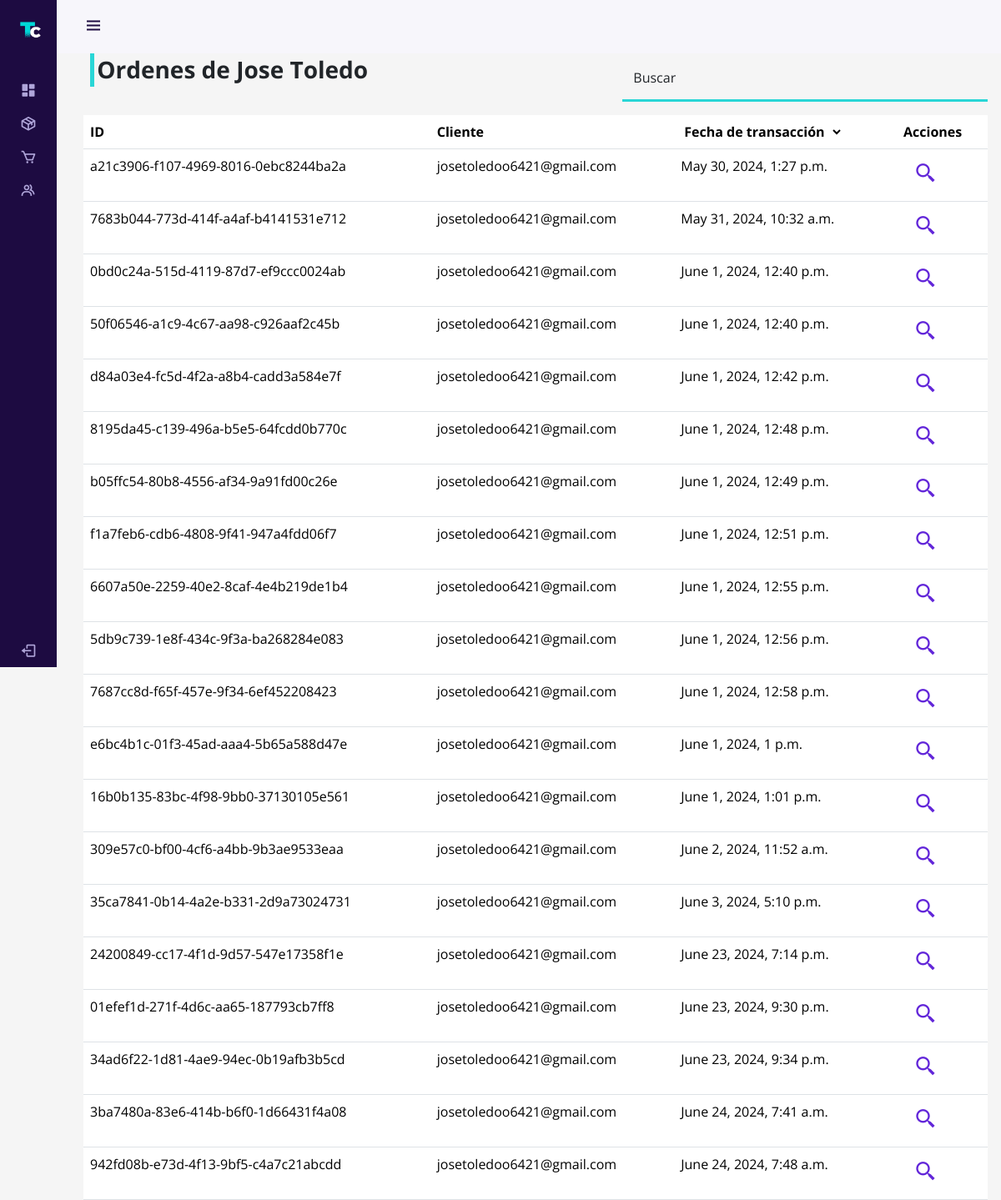
/administration/ordersusers/21.801.228-0/ (signed in), run on the app's committed database.
### auth_user/models.py (models this page shows)
class User(AbstractBaseUser, PermissionsMixin):
    email = models.EmailField(unique=True)
    rut = models.CharField(max_length=12, unique=True, primary_key=True, verbose_name='RUT')
    first_name = models.CharField(max_length=30)
    last_name = models.CharField(max_length=30)
    is_staff = models.BooleanField(default=False)
    is_active = models.BooleanField(default=True)
    is_superuser = models.BooleanField(default=False)
    objects = CustomUserManager()
    USERNAME_FIELD = 'email'
    EMAIL_FIELD = 'email'
    REQUIRED_FIELDS = []
    class Meta:
        verbose_name = 'User'
        verbose_name_plural = 'Users'
    def get_full_name(self):
        return f'{self.first_name} {self.last_name}'

### store/models.py (models this page shows, shortened)
class Recipe(models.Model):
    id = models.UUIDField(primary_key=True, default=uuid.uuid4, editable=False)
    client = models.ForeignKey(User, on_delete=models.CASCADE)
    created_at = models.DateTimeField(auto_now_add=True)
    complete = models.BooleanField(default=False)
    transaction_id = models.CharField(max_length=100, null=True)
    @property
    def get_cart_total(self):
        recipeDetails = self.recipedetails_set.all()
        total = sum([item.product.price * item.quantity for item in recipeDetails])
        return total
    @property
    def get_cart_items(self):
        recipeDetails = self.recipedetails_set.all()
        total = sum([item.quantity for item in recipeDetails])
        return total

### auth_user/views.py (the view)
# urls.py: path('administration/ordersusers/<str:id>/', views.userorders, name='dash-ordersusers'),
@login_required
@permission_required('auth_user.view_user', raise_exception=True)
def userorders(request, id):
    user = User.objects.get(rut=id)
    orders = Recipe.objects.filter(complete=True, client=user ).all()
    orderByDate = request.GET.get('orderByDate')
    if orderByDate is not None:
        if orderByDate == 'asc':
            orders = orders.order_by('created_at')
        elif orderByDate == 'desc':
            orders = orders.order_by('-created_at')
    context = {'orders' : orders, 'user': user}
    return render(request, 'auth_user/admin/ordersusers.html', context)

### store/views.py (called while the page is built)
def cart_data(request):
    if request.user.is_authenticated:
        recipe, created = Recipe.objects.get_or_create(client=request.user, complete=False)
        items = recipe.recipedetails_set.all()
        cartItems = recipe.get_cart_items
    else:
        items = []
        recipe = {'get_cart_total':0, 'get_cart_items':0}
        cartItems = recipe['get_cart_items']
    return {'cartItems': cartItems, 'items': items, 'recipe': recipe}

### auth_user/templates/auth_user/admin/ordersusers.html (shortened to what this page needs)
{% extends "auth_user/admin/template.html" %}
{% load static %}
{%load humanize%}
{% block sources%}
<link rel="stylesheet" href="{% static 'css/auth.css'%}">
{% endblock sources%}
{% block content %}
<div class="row">
  <div class="col-md-7">
    <h5 class="product-header fw-bold fs-3">Ordenes de {{user.get_full_name}}</h5>
  </div>
  <div class="col-md-5">
    <div class="form-floating mb-3">
      <input type="text" class="form-control border-0 border-bottom rounded-0 bg-transparent" name="search" id="search" placeholder="name" required onkeyup="searchOrder()">
      <label for="name">Buscar</label>
  </div>
  </div>
</div>
<table class="table ">
    <thead>
      <tr>
        <th scope="col">ID</th>
        <th scope="col">Cliente</th>
        <th scope="col">
          <form action="" method="get" id="orderForm">
            <select name="orderByDate" id="orderByDate" class="border-0 bg-transparent fw-bold">
              <option selected >Fecha de transacción</option>
            </select>
          </form></th>
        <th scope="col">Acciones</th>
      </tr>
    </thead>
    <tbody id="order-table">
    {% for u in orders %}
      <tr scope="row">
        <td>{{ u.id }}</td>
        <td>{{ u.client }}</td>
        <td>{{ u.created_at }}</td>
        <td><button type="button" class="btn" data-bs-toggle="modal" data-bs-target="#{{u.id}}modal">
          <i class='bx bx-search-alt-2 fs-3 color-secondary animate-spin'></i>
          </button></td>
      </tr>
    {% endfor %}
    </tbody>
  </table>
{% endblock content %}

### static/css/global.css (style rules this page uses)
* { font-family: "Open Sans", sans-serif; scroll-behavior: smooth; }
body, #body { background-color: #f5f5f5; }
.color-secondary { color: #6226d9 !important; }
.product-header { display: block; border-left: 5px solid #29d6d6; padding: 0.2rem; font-weight: 800; margin-left: 0.5rem; }

### static/css/admin.css (style rules this page uses)
:root { --header-height: 3rem; --nav-width: 68px; --first-color: #1d0b41; --first-color-light: #afa5d9; --white-color: #f7f6fb; --body-font: "Open Sans", sans-serif; --normal-font-size: 1rem; --z-fixed: 100; }
body { position: relative; margin: var(--header-height) 0 0 0; padding: 0 1rem; font-family: var(--body-font); font-size: var(--normal-font-size); transition: 0.5s; }
@media screen and (min-width: 768px) { body { margin: calc(var(--header-height) + 1rem) 0 0 0; padding-left: calc(var(--nav-width) + 2rem); } }

### static/css/auth.css (style rules this page uses)
.form-control { border-color: #29d6d6 !important; border-width: 3px !important; }
label::after { background-color: transparent !important; }

### data on the page
Recipe: id "a21c3906-f107-4969-8016-0ebc8244ba2a", client "josetoledoo6421@gmail.com", created_at "May 30, 2024, 1:27 p.m."
Recipe: id "7683b044-773d-414f-a4af-b4141531e712", client "josetoledoo6421@gmail.com", created_at "May 31, 2024, 10:32 a.m."
Recipe: id "0bd0c24a-515d-4119-87d7-ef9ccc0024ab", client "josetoledoo6421@gmail.com", created_at "June 1, 2024, 12:40 p.m."
Recipe: id "50f06546-a1c9-4c67-aa98-c926aaf2c45b", client "josetoledoo6421@gmail.com", created_at "June 1, 2024, 12:40 p.m."
Recipe: id "d84a03e4-fc5d-4f2a-a8b4-cadd3a584e7f", client "josetoledoo6421@gmail.com", created_at "June 1, 2024, 12:42 p.m."
Recipe: id "8195da45-c139-496a-b5e5-64fcdd0b770c", client "josetoledoo6421@gmail.com", created_at "June 1, 2024, 12:48 p.m."
Recipe: id "b05ffc54-80b8-4556-af34-9a91fd00c26e", client "josetoledoo6421@gmail.com", created_at "June 1, 2024, 12:49 p.m."
Recipe: id "f1a7feb6-cdb6-4808-9f41-947a4fdd06f7", client "josetoledoo6421@gmail.com", created_at "June 1, 2024, 12:51 p.m."
Recipe: id "6607a50e-2259-40e2-8caf-4e4b219de1b4", client "josetoledoo6421@gmail.com", created_at "June 1, 2024, 12:55 p.m."
Recipe: id "5db9c739-1e8f-434c-9f3a-ba268284e083", client "josetoledoo6421@gmail.com", created_at "June 1, 2024, 12:56 p.m."
Recipe: id "7687cc8d-f65f-457e-9f34-6ef452208423", client "josetoledoo6421@gmail.com", created_at "June 1, 2024, 12:58 p.m."
Recipe: id "e6bc4b1c-01f3-45ad-aaa4-5b65a588d47e", client "josetoledoo6421@gmail.com", created_at "June 1, 2024, 1 p.m."
Recipe: id "16b0b135-83bc-4f98-9bb0-37130105e561", client "josetoledoo6421@gmail.com", created_at "June 1, 2024, 1:01 p.m."
Recipe: id "309e57c0-bf00-4cf6-a4bb-9b3ae9533eaa", client "josetoledoo6421@gmail.com", created_at "June 2, 2024, 11:52 a.m."
Recipe: id "35ca7841-0b14-4a2e-b331-2d9a73024731", client "josetoledoo6421@gmail.com", created_at "June 3, 2024, 5:10 p.m."
Recipe: id "24200849-cc17-4f1d-9d57-547e17358f1e", client "josetoledoo6421@gmail.com", created_at "June 23, 2024, 7:14 p.m."
Recipe: id "01efef1d-271f-4d6c-aa65-187793cb7ff8", client "josetoledoo6421@gmail.com", created_at "June 23, 2024, 9:30 p.m."
Recipe: id "34ad6f22-1d81-4ae9-94ec-0b19afb3b5cd", client "josetoledoo6421@gmail.com", created_at "June 23, 2024, 9:34 p.m."
Recipe: id "3ba7480a-83e6-414b-b6f0-1d66431f4a08", client "josetoledoo6421@gmail.com", created_at "June 24, 2024, 7:41 a.m."
Recipe: id "942fd08b-e73d-4f13-9bf5-c4a7c21abcdd", client "josetoledoo6421@gmail.com", created_at "June 24, 2024, 7:48 a.m."

### other printed values
{{ user.get_full_name }} "Jose Toledo"
